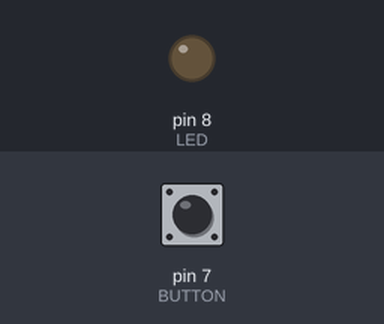
Simulated run of this sketch. Board: Arduino Uno, built with avr-gcc and run on an emulated ATmega328P. Shown: output pins drawn as LEDs (lit = HIGH). Inputs (shaded band) come from the test bench; at power-on: pin 7 (BUTTON) LOW.

Above: at 1.4 s.
1.5 s: pin 7 (BUTTON) pulled HIGH for 0.15 s
At 1.65 s:
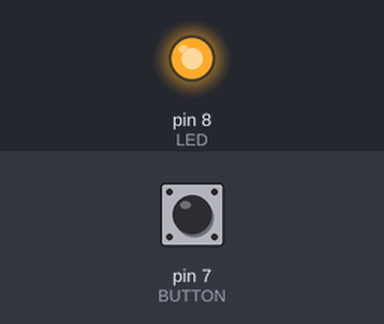
3.3 s: pin 7 (BUTTON) pulled HIGH for 3.2 s
At 7.6 s:
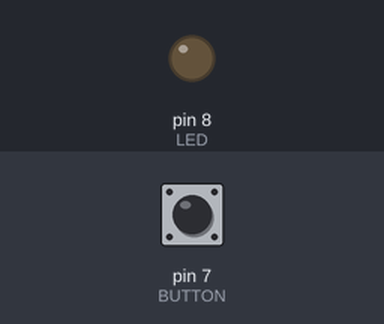
Timing chart, 0 to 9.1 s (numbered marks = the images above; inputs shaded):
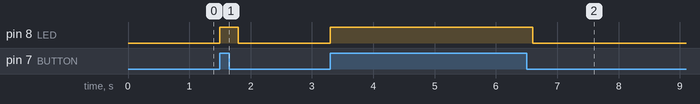

Measured:
- after the input at 1.5 s, pin 8 (LED): LOW → HIGH at once, → LOW 0.30 s later
- after the input at 3.3 s, pin 8 (LED): LOW → HIGH at once, → LOW 3.3 s later

The sketch:

sketch_jul18b.ino
```cpp
int LED = 8;
int BUTTON = 7;

void setup() {
  pinMode(LED, OUTPUT);
  pinMode(BUTTON, INPUT);
}

void loop() {

  delay(300);
  if(digitalRead(BUTTON)==HIGH) {
    digitalWrite(LED, HIGH);
  }
  else if(digitalRead(BUTTON)==LOW){
    digitalWrite(LED, LOW);
  }
}
```
